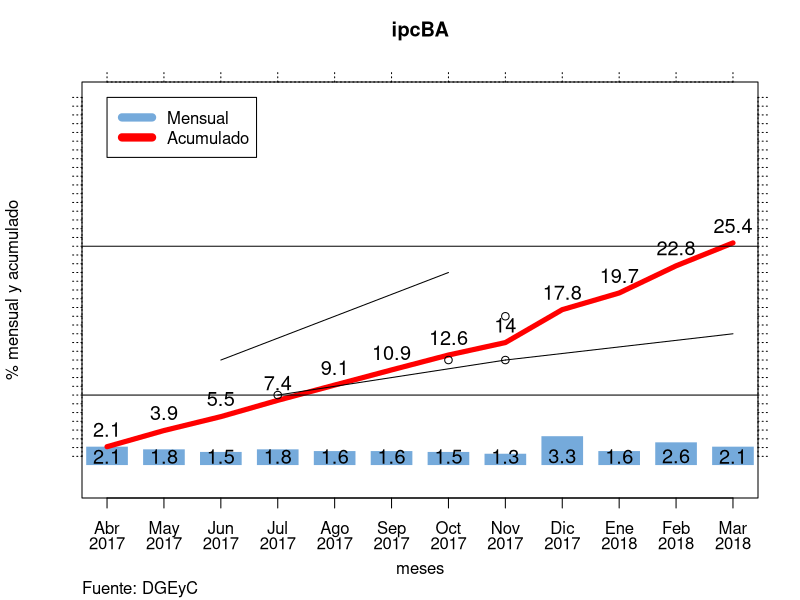

Source code (R):
ipcba <- read.csv("../datasets/IPCBA_.csv", stringsAsFactors=FALSE)
# ipcba <- edit(ipcba)
    gipcba <- ipcba[which(ipcba$anno==2018),]
    gipcba <- ipcba[3:16,]
    gipcba <- tail(ipcba[ !is.na(ipcba[["ipcba"]]), ], n=12L)
    tt <- nrow(gipcba)
    gipcba["ipcba_ant"] <- gipcba[["ipcba"]]/(1 + gipcba[["mensual"]] / 100)
    gipcba["ipcba_ini"] <- rep(gipcba[1,"ipcba_ant"],tt)
    gipcba["ipcba_acu"] <- (gipcba[["ipcba"]] - gipcba[["ipcba_ini"]]) / gipcba[["ipcba_ini"]] * 100

   plot(gipcba$mensual, col = "#75AADB",
         xlab = "meses",
         ylab = "% mensual y acumulado",
         main = "ipcBA\n",
         ylim = c(-2,42),type="h", lwd=40, lend=1, axes=FALSE)
    par(new=TRUE)
    plot(gipcba[["ipcba_acu"]] , ylim = c(-2,42), ylab="", xlab="", axes=FALSE, type="l", lwd=5, col = "#FF0000")
    text(c(1:length(gipcba$mensual)),1,gipcba$mensual, cex = 1.2)
    text(c(1:length(gipcba[["ipcba_acu"]])),gipcba$ipcba_acu+2,round(gipcba$ipcba_acu, digits=1), cex = 1.2)
    axis(1, at=1:length(gipcba[["mes"]]) , labels=substr(gipcba[["mes"]],1,3))
    axis(1, at=1:length(gipcba[["anno"]]) , labels=substr(gipcba[["anno"]],1,4), outer=TRUE, pos = c(-5.5,0), tick = FALSE) 
    axis(2, at=1:42 , labels=rep("",42), lty = 3)
    axis(3, at=1:length(gipcba[["anno"]]) , labels=rep("",length(gipcba[["anno"]])), lty = 3)
    axis(4, at=1:42 , labels=rep("",42), lty = 3)
    par(adj = 0)
    title(sub = "Fuente: DGEyC")
    par(adj = 0.5)
    box(lty=1)
    legend(1, 42, c("Mensual","Acumulado"),  col=c("#75AADB","red"), lty=c(1,1), lwd = c(8,8), bg = "#FFFFFF");
    
    abline(8,0)
    abline(25,0)
    points(4,8)
    points(8,12)
    points(8,17)
    points(7,12)
    lines(c(4,8),c(8,12))
    lines(c(3,7),c(12,22))
    lines(c(8,12), c(12,15))
    